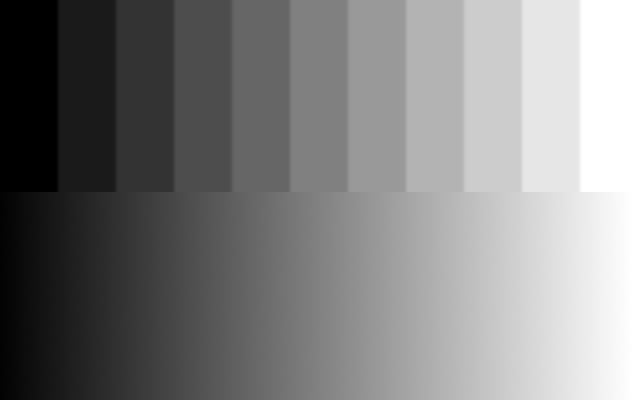
#> input picture assets/grey.png, 638 x 400 px
$ python thresholding.py
#> lines starting #> are read from the running program, lines starting #| are printed output that depends on the picture; after the words box and inside, x2 and y2 are one past the last pixel; in counts of white or black regions, pixels touching at a corner belong together
import cv2

img = cv2.imread('./assets/grey.png', 0)
#> img: shape (400, 638); min 0, max 255, mean 128.4
print(img)
#> (printed output is left out)
cv2.imshow('img', img)

thresh_binary = cv2.threshold(img, 150, 255, cv2.THRESH_BINARY)[1]
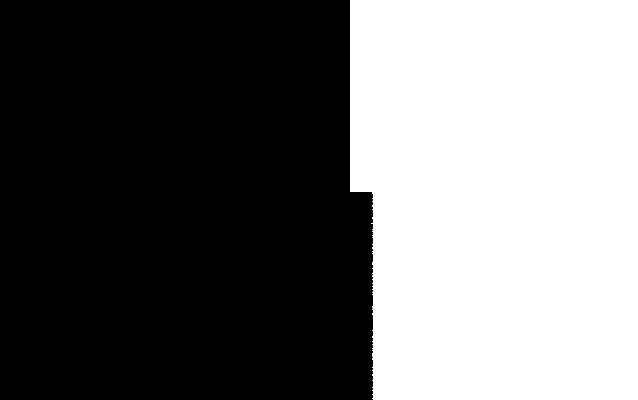
#> thresh_binary: shape (400, 638); 43.3% white; 1 white region, box (x1, y1, x2, y2) and area: (350, 0, 638, 400) 110476
cv2.imshow('thresh_binary', thresh_binary)

cv2.waitKey()
